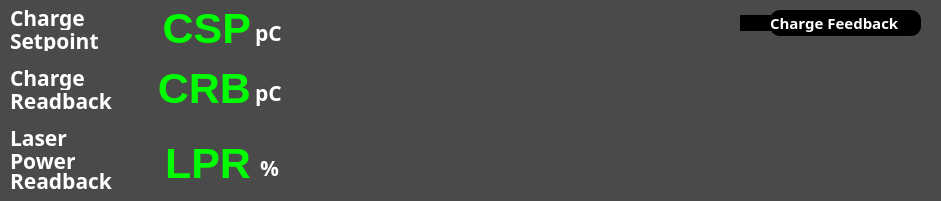
   <widget class="QWidget" name="Chargefeedback" native="true">
    <property name="geometry">
     <rect>
      <x>1035</x>
      <y>85</y>
      <width>941</width>
      <height>201</height>
     </rect>
    </property>
    <property name="styleSheet">
     <string notr="true">background-color: rgb(74, 74, 74); border-radius: 10px;</string>
    </property>
    <widget class="PyDMTimePlot" name="i_charge_plot">
     <property name="geometry">
      <rect>
       <x>300</x>
       <y>10</y>
       <width>631</width>
       <height>181</height>
      </rect>
     </property>
     <property name="toolTip">
      <string/>
     </property>
     <property name="styleSheet">
      <string notr="true"/>
     </property>
     <property name="yAxes">
      <stringlist>
       <string>{&quot;name&quot;: &quot;Axis 1&quot;, &quot;orientation&quot;: &quot;left&quot;, &quot;label&quot;: &quot;&quot;, &quot;minRange&quot;: -1.0, &quot;maxRange&quot;: 1.0, &quot;autoRange&quot;: true, &quot;logMode&quot;: false}</string>
      </stringlist>
     </property>
     <property name="curves">
      <stringlist>
       <string>{&quot;channel&quot;: &quot;ca://BPMS:GUNB:314:FW:CHRG_SLOW&quot;, &quot;plot_style&quot;: null, &quot;name&quot;: &quot;Charge (pC)&quot;, &quot;color&quot;: &quot;#0a84ff&quot;, &quot;lineStyle&quot;: 1, &quot;lineWidth&quot;: 2, &quot;symbol&quot;: null, &quot;symbolSize&quot;: 10, &quot;yAxisName&quot;: &quot;Axis 1&quot;, &quot;barWidth&quot;: null, &quot;upperThreshold&quot;: null, &quot;lowerThreshold&quot;: null, &quot;thresholdColor&quot;: &quot;white&quot;}</string>
      </stringlist>
     </property>
     <property name="updateMode" stdset="0">
      <enum>PyDMTimePlot::OnValueChange</enum>
     </property>
     <property name="timeSpan">
      <double>300.000000000000000</double>
     </property>
     <property name="updateInterval">
      <double>0.100000000000000</double>
     </property>
    </widget>
    <widget class="PyDMLabel" name="a_Charge1">
     <property name="enabled">
      <bool>true</bool>
     </property>
     <property name="geometry">
      <rect>
       <x>10</x>
       <y>5</y>
       <width>116</width>
       <height>26</height>
      </rect>
     </property>
     <property name="font">
      <font>
       <family>Sans Serif</family>
       <pointsize>16</pointsize>
       <weight>75</weight>
       <italic>false</italic>
       <bold>true</bold>
      </font>
     </property>
     <property name="toolTip">
      <string/>
     </property>
     <property name="styleSheet">
      <string notr="true">color:white;</string>
     </property>
     <property name="text">
      <string>Charge</string>
     </property>
    </widget>
    <widget class="PyDMLabel" name="c_CSP1">
     <property name="geometry">
      <rect>
       <x>130</x>
       <y>10</y>
       <width>121</width>
       <height>36</height>
      </rect>
     </property>
     <property name="font">
      <font>
       <pointsize>32</pointsize>
       <weight>75</weight>
       <bold>true</bold>
      </font>
     </property>
     <property name="toolTip">
      <string/>
     </property>
     <property name="styleSheet">
      <string notr="true">color:rgb(0, 255, 0);</string>
     </property>
     <property name="text">
      <string>CSP</string>
     </property>
     <property name="alignment">
      <set>Qt::AlignRight|Qt::AlignTrailing|Qt::AlignVCenter</set>
     </property>
     <property name="alarmSensitiveContent" stdset="0">
      <bool>false</bool>
     </property>
     <property name="channel" stdset="0">
      <string>ca://TPG:SYS0:1:BUNCH_CHARGE_RBV</string>
     </property>
    </widget>
    <widget class="PyDMLabel" name="b_setpoint">
     <property name="enabled">
      <bool>true</bool>
     </property>
     <property name="geometry">
      <rect>
       <x>10</x>
       <y>30</y>
       <width>131</width>
       <height>21</height>
      </rect>
     </property>
     <property name="font">
      <font>
       <family>Sans Serif</family>
       <pointsize>16</pointsize>
       <weight>75</weight>
       <italic>false</italic>
       <bold>true</bold>
      </font>
     </property>
     <property name="toolTip">
      <string/>
     </property>
     <property name="styleSheet">
      <string notr="true">color:white;</string>
     </property>
     <property name="text">
      <string>Setpoint</string>
     </property>
    </widget>
    <widget class="PyDMLabel" name="d_pc">
     <property name="enabled">
      <bool>true</bool>
     </property>
     <property name="geometry">
      <rect>
       <x>255</x>
       <y>10</y>
       <width>26</width>
       <height>46</height>
      </rect>
     </property>
     <property name="font">
      <font>
       <family>Sans Serif</family>
       <pointsize>16</pointsize>
       <weight>75</weight>
       <italic>false</italic>
       <bold>true</bold>
      </font>
     </property>
     <property name="toolTip">
      <string/>
     </property>
     <property name="styleSheet">
      <string notr="true">color:white;</string>
     </property>
     <property name="text">
      <string>pC</string>
     </property>
    </widget>
    <widget class="PyDMLabel" name="h_pc">
     <property name="enabled">
      <bool>true</bool>
     </property>
     <property name="geometry">
      <rect>
       <x>255</x>
       <y>70</y>
       <width>26</width>
       <height>46</height>
      </rect>
     </property>
     <property name="font">
      <font>
       <family>Sans Serif</family>
       <pointsize>16</pointsize>
       <weight>75</weight>
       <italic>false</italic>
       <bold>true</bold>
      </font>
     </property>
     <property name="toolTip">
      <string/>
     </property>
     <property name="styleSheet">
      <string notr="true">color:white;</string>
     </property>
     <property name="text">
      <string>pC</string>
     </property>
    </widget>
    <widget class="PyDMLabel" name="e_charge">
     <property name="enabled">
      <bool>true</bool>
     </property>
     <property name="geometry">
      <rect>
       <x>10</x>
       <y>65</y>
       <width>116</width>
       <height>26</height>
      </rect>
     </property>
     <property name="font">
      <font>
       <family>Sans Serif</family>
       <pointsize>16</pointsize>
       <weight>75</weight>
       <italic>false</italic>
       <bold>true</bold>
      </font>
     </property>
     <property name="toolTip">
      <string/>
     </property>
     <property name="styleSheet">
      <string notr="true">color:white;</string>
     </property>
     <property name="text">
      <string>Charge</string>
     </property>
    </widget>
    <widget class="PyDMLabel" name="f_readback">
     <property name="enabled">
      <bool>true</bool>
     </property>
     <property name="geometry">
      <rect>
       <x>10</x>
       <y>90</y>
       <width>131</width>
       <height>21</height>
      </rect>
     </property>
     <property name="font">
      <font>
       <family>Sans Serif</family>
       <pointsize>16</pointsize>
       <weight>75</weight>
       <italic>false</italic>
       <bold>true</bold>
      </font>
     </property>
     <property name="toolTip">
      <string/>
     </property>
     <property name="styleSheet">
      <string notr="true">color:white;</string>
     </property>
     <property name="text">
      <string>Readback</string>
     </property>
    </widget>
    <widget class="PyDMLabel" name="g_csp">
     <property name="geometry">
      <rect>
       <x>130</x>
       <y>70</y>
       <width>121</width>
       <height>36</height>
      </rect>
     </property>
     <property name="font">
      <font>
       <pointsize>32</pointsize>
       <weight>75</weight>
       <bold>true</bold>
      </font>
     </property>
     <property name="toolTip">
      <string/>
     </property>
     <property name="styleSheet">
      <string notr="true">color:rgb(0, 255, 0);</string>
     </property>
     <property name="text">
      <string>CRB</string>
     </property>
     <property name="alignment">
      <set>Qt::AlignRight|Qt::AlignTrailing|Qt::AlignVCenter</set>
     </property>
     <property name="alarmSensitiveContent" stdset="0">
      <bool>true</bool>
     </property>
     <property name="channel" stdset="0">
      <string>BPMS:GUNB:314:FW:CHRG_SLOW</string>
     </property>
    </widget>
    <widget class="PyDMLabel" name="d_pc_2">
     <property name="enabled">
      <bool>true</bool>
     </property>
     <property name="geometry">
      <rect>
       <x>260</x>
       <y>145</y>
       <width>26</width>
       <height>46</height>
      </rect>
     </property>
     <property name="font">
      <font>
       <family>Sans Serif</family>
       <pointsize>16</pointsize>
       <weight>75</weight>
       <italic>false</italic>
       <bold>true</bold>
      </font>
     </property>
     <property name="toolTip">
      <string/>
     </property>
     <property name="styleSheet">
      <string notr="true">color:white;</string>
     </property>
     <property name="text">
      <string>%</string>
     </property>
    </widget>
    <widget class="PyDMLabel" name="Laser">
     <property name="enabled">
      <bool>true</bool>
     </property>
     <property name="geometry">
      <rect>
       <x>10</x>
       <y>125</y>
       <width>116</width>
       <height>26</height>
      </rect>
     </property>
     <property name="font">
      <font>
       <family>Sans Serif</family>
       <pointsize>16</pointsize>
       <weight>75</weight>
       <italic>false</italic>
       <bold>true</bold>
      </font>
     </property>
     <property name="toolTip">
      <string/>
     </property>
     <property name="styleSheet">
      <string notr="true">color:white;</string>
     </property>
     <property name="text">
      <string>Laser</string>
     </property>
    </widget>
    <widget class="PyDMLabel" name="f_readback_2">
     <property name="enabled">
      <bool>true</bool>
     </property>
     <property name="geometry">
      <rect>
       <x>10</x>
       <y>170</y>
       <width>126</width>
       <height>21</height>
      </rect>
     </property>
     <property name="font">
      <font>
       <family>Sans Serif</family>
       <pointsize>16</pointsize>
       <weight>75</weight>
       <italic>false</italic>
       <bold>true</bold>
      </font>
     </property>
     <property name="toolTip">
      <string/>
     </property>
     <property name="styleSheet">
      <string notr="true">color:white;</string>
     </property>
     <property name="text">
      <string>Readback</string>
     </property>
    </widget>
    <widget class="PyDMLabel" name="power">
     <property name="enabled">
      <bool>true</bool>
     </property>
     <property name="geometry">
      <rect>
       <x>10</x>
       <y>150</y>
       <width>131</width>
       <height>21</height>
      </rect>
     </property>
     <property name="font">
      <font>
       <family>Sans Serif</family>
       <pointsize>16</pointsize>
       <weight>75</weight>
       <italic>false</italic>
       <bold>true</bold>
      </font>
     </property>
     <property name="toolTip">
      <string/>
     </property>
     <property name="styleSheet">
      <string notr="true">color:white;</string>
     </property>
     <property name="text">
      <string>Power</string>
     </property>
    </widget>
    <widget class="PyDMLabel" name="c_CSP1_2">
     <property name="geometry">
      <rect>
       <x>135</x>
       <y>145</y>
       <width>116</width>
       <height>36</height>
      </rect>
     </property>
     <property name="font">
      <font>
       <pointsize>32</pointsize>
       <weight>75</weight>
       <bold>true</bold>
      </font>
     </property>
     <property name="toolTip">
      <string/>
     </property>
     <property name="styleSheet">
      <string notr="true">color:rgb(0, 255, 0);</string>
     </property>
     <property name="text">
      <string>LPR</string>
     </property>
     <property name="alignment">
      <set>Qt::AlignRight|Qt::AlignTrailing|Qt::AlignVCenter</set>
     </property>
     <property name="precision" stdset="0">
      <number>1</number>
     </property>
     <property name="showUnits" stdset="0">
      <bool>false</bool>
     </property>
     <property name="precisionFromPV" stdset="0">
      <bool>false</bool>
     </property>
     <property name="alarmSensitiveContent" stdset="0">
      <bool>true</bool>
     </property>
     <property name="channel" stdset="0">
      <string>LASR:LGUN:220:LASER_PWR_READBACK</string>
     </property>
    </widget>
    <widget class="QLabel" name="label_2">
     <property name="geometry">
      <rect>
       <x>770</x>
       <y>10</y>
       <width>151</width>
       <height>26</height>
      </rect>
     </property>
     <property name="font">
      <font>
       <family>Sans Serif</family>
       <pointsize>11</pointsize>
       <weight>75</weight>
       <italic>false</italic>
       <bold>true</bold>
      </font>
     </property>
     <property name="styleSheet">
      <string notr="true">background-color: black;
color:rgb(255, 255, 255)</string>
     </property>
     <property name="text">
      <string>Charge Feedback</string>
     </property>
    </widget>
    <widget class="PyDMByteIndicator" name="PyDMByteIndicator_7">
     <property name="geometry">
      <rect>
       <x>740</x>
       <y>15</y>
       <width>41</width>
       <height>16</height>
      </rect>
     </property>
     <property name="toolTip">
      <string/>
     </property>
     <property name="styleSheet">
      <string notr="true">background-color: black;</string>
     </property>
     <property name="alarmSensitiveContent" stdset="0">
      <bool>false</bool>
     </property>
     <property name="alarmSensitiveBorder" stdset="0">
      <bool>true</bool>
     </property>
     <property name="PyDMToolTip" stdset="0">
      <string/>
     </property>
     <property name="channel" stdset="0">
      <string>PHYS:SYS0:1:SCCFB_ENABLE</string>
     </property>
     <property name="offColor" stdset="0">
      <color>
       <red>120</red>
       <green>120</green>
       <blue>120</blue>
      </color>
     </property>
     <property name="showLabels" stdset="0">
      <bool>true</bool>
     </property>
     <property name="bigEndian" stdset="0">
      <bool>false</bool>
     </property>
     <property name="circles" stdset="0">
      <bool>false</bool>
     </property>
     <property name="numBits" stdset="0">
      <number>1</number>
     </property>
     <property name="shift" stdset="0">
      <number>0</number>
     </property>
     <property name="labels" stdset="0">
      <stringlist>
       <string></string>
      </stringlist>
     </property>
    </widget>
    <zorder>i_charge_plot</zorder>
    <zorder>a_Charge1</zorder>
    <zorder>b_setpoint</zorder>
    <zorder>d_pc</zorder>
    <zorder>c_CSP1</zorder>
    <zorder>h_pc</zorder>
    <zorder>e_charge</zorder>
    <zorder>f_readback</zorder>
    <zorder>g_csp</zorder>
    <zorder>d_pc_2</zorder>
    <zorder>Laser</zorder>
    <zorder>f_readback_2</zorder>
    <zorder>power</zorder>
    <zorder>c_CSP1_2</zorder>
    <zorder>PyDMByteIndicator_7</zorder>
    <zorder>label_2</zorder>
   </widget>
